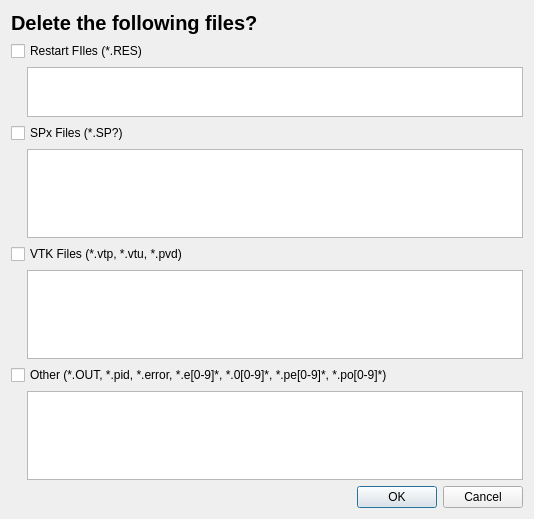
<?xml version="1.0" encoding="UTF-8"?>
<ui version="4.0">
 <class>Dialog</class>
 <widget class="QDialog" name="Dialog">
  <property name="geometry">
   <rect>
    <x>0</x>
    <y>0</y>
    <width>534</width>
    <height>519</height>
   </rect>
  </property>
  <property name="windowTitle">
   <string>Dialog</string>
  </property>
  <layout class="QGridLayout" name="gridLayout">
   <item row="8" column="1">
    <widget class="QListWidget" name="listwidget_other">
     <property name="maximumSize">
      <size>
       <width>16777215</width>
       <height>100</height>
      </size>
     </property>
    </widget>
   </item>
   <item row="6" column="1">
    <widget class="QListWidget" name="listwidget_vtk">
     <property name="maximumSize">
      <size>
       <width>16777215</width>
       <height>100</height>
      </size>
     </property>
    </widget>
   </item>
   <item row="9" column="1">
    <widget class="QDialogButtonBox" name="buttonBox">
     <property name="orientation">
      <enum>Qt::Horizontal</enum>
     </property>
     <property name="standardButtons">
      <set>QDialogButtonBox::Cancel|QDialogButtonBox::Ok</set>
     </property>
    </widget>
   </item>
   <item row="4" column="1">
    <widget class="QListWidget" name="listwidget_spx">
     <property name="maximumSize">
      <size>
       <width>16777215</width>
       <height>100</height>
      </size>
     </property>
    </widget>
   </item>
   <item row="1" column="0" colspan="2">
    <widget class="QCheckBox" name="checkbox_res">
     <property name="text">
      <string>Restart FIles (*.RES)</string>
     </property>
    </widget>
   </item>
   <item row="3" column="0" colspan="2">
    <widget class="QCheckBox" name="checkbox_spx">
     <property name="text">
      <string>SPx Files (*.SP?)</string>
     </property>
    </widget>
   </item>
   <item row="0" column="0" colspan="2">
    <widget class="QLabel" name="label_heading">
     <property name="font">
      <font>
       <pointsize>15</pointsize>
       <weight>75</weight>
       <bold>true</bold>
      </font>
     </property>
     <property name="text">
      <string>Delete the following files?</string>
     </property>
    </widget>
   </item>
   <item row="5" column="0" colspan="2">
    <widget class="QCheckBox" name="checkbox_vtk">
     <property name="text">
      <string>VTK Files (*.vtp, *.vtu, *.pvd)</string>
     </property>
    </widget>
   </item>
   <item row="7" column="0" colspan="2">
    <widget class="QCheckBox" name="checkbox_other">
     <property name="text">
      <string>Other (*.OUT, *.pid, *.error, *.e[0-9]*, *.0[0-9]*, *.pe[0-9]*, *.po[0-9]*)</string>
     </property>
    </widget>
   </item>
   <item row="2" column="1">
    <widget class="QListWidget" name="listwidget_restart">
     <property name="maximumSize">
      <size>
       <width>16777215</width>
       <height>50</height>
      </size>
     </property>
    </widget>
   </item>
   <item row="2" column="0">
    <spacer name="horizontalSpacer">
     <property name="orientation">
      <enum>Qt::Horizontal</enum>
     </property>
     <property name="sizeType">
      <enum>QSizePolicy::Maximum</enum>
     </property>
     <property name="sizeHint" stdset="0">
      <size>
       <width>10</width>
       <height>20</height>
      </size>
     </property>
    </spacer>
   </item>
  </layout>
 </widget>
 <resources/>
 <connections>
  <connection>
   <sender>buttonBox</sender>
   <signal>accepted()</signal>
   <receiver>Dialog</receiver>
   <slot>accept()</slot>
   <hints>
    <hint type="sourcelabel">
     <x>248</x>
     <y>254</y>
    </hint>
    <hint type="destinationlabel">
     <x>157</x>
     <y>274</y>
    </hint>
   </hints>
  </connection>
  <connection>
   <sender>buttonBox</sender>
   <signal>rejected()</signal>
   <receiver>Dialog</receiver>
   <slot>reject()</slot>
   <hints>
    <hint type="sourcelabel">
     <x>316</x>
     <y>260</y>
    </hint>
    <hint type="destinationlabel">
     <x>286</x>
     <y>274</y>
    </hint>
   </hints>
  </connection>
 </connections>
</ui>
